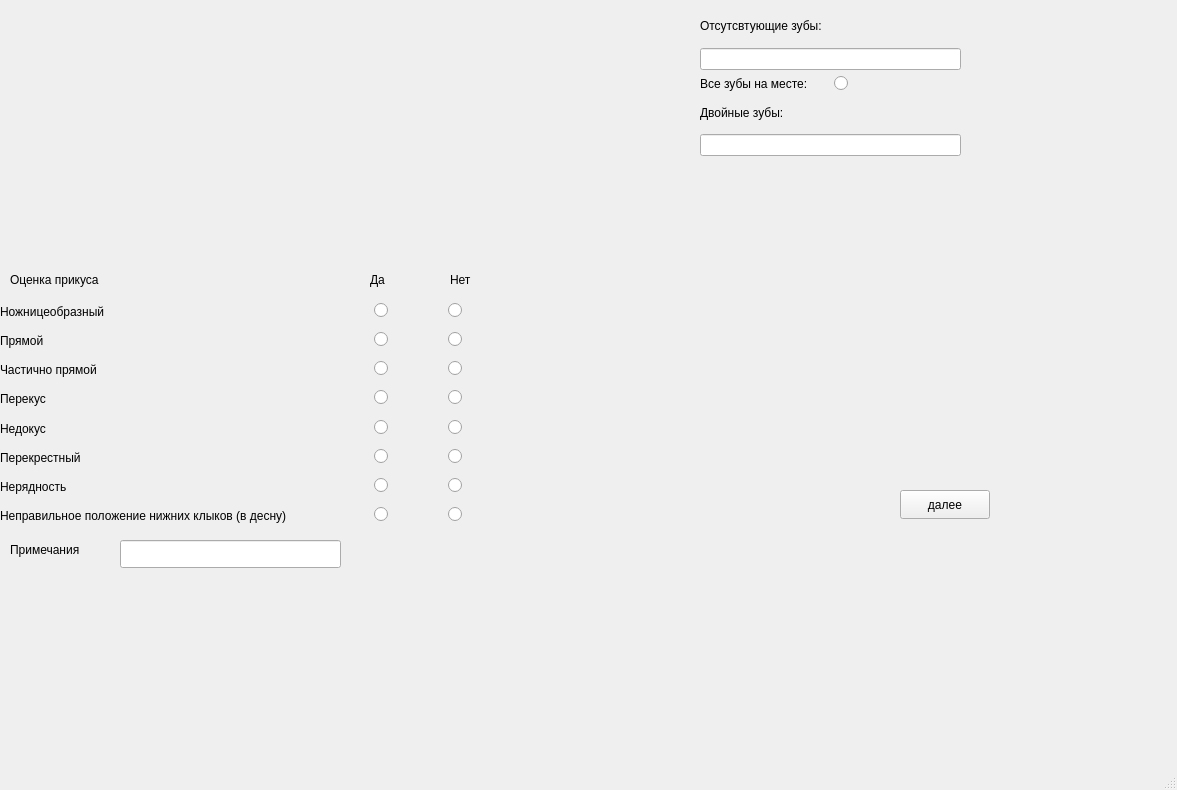
<?xml version="1.0" encoding="UTF-8"?>
<ui version="4.0">
 <class>fourthPage</class>
 <widget class="QMainWindow" name="fourthPage">
  <property name="geometry">
   <rect>
    <x>0</x>
    <y>0</y>
    <width>1177</width>
    <height>790</height>
   </rect>
  </property>
  <property name="windowTitle">
   <string>MainWindow</string>
  </property>
  <widget class="QWidget" name="widget">
   <widget class="QLabel" name="label">
    <property name="geometry">
     <rect>
      <x>10</x>
      <y>10</y>
      <width>681</width>
      <height>251</height>
     </rect>
    </property>
    <property name="text">
     <string/>
    </property>
    <property name="pixmap">
     <pixmap>file_editing/JawsPuc.jpg</pixmap>
    </property>
    <property name="scaledContents">
     <bool>true</bool>
    </property>
   </widget>
   <widget class="QLabel" name="label_13">
    <property name="geometry">
     <rect>
      <x>370</x>
      <y>270</y>
      <width>63</width>
      <height>20</height>
     </rect>
    </property>
    <property name="text">
     <string>Да</string>
    </property>
   </widget>
   <widget class="QLabel" name="label_14">
    <property name="geometry">
     <rect>
      <x>450</x>
      <y>270</y>
      <width>63</width>
      <height>20</height>
     </rect>
    </property>
    <property name="text">
     <string>Нет</string>
    </property>
   </widget>
   <widget class="QLabel" name="label_15">
    <property name="geometry">
     <rect>
      <x>10</x>
      <y>270</y>
      <width>131</width>
      <height>20</height>
     </rect>
    </property>
    <property name="text">
     <string>Оценка прикуса</string>
    </property>
   </widget>
   <widget class="QPushButton" name="pushButton">
    <property name="geometry">
     <rect>
      <x>900</x>
      <y>490</y>
      <width>90</width>
      <height>29</height>
     </rect>
    </property>
    <property name="text">
     <string>далее</string>
    </property>
   </widget>
   <widget class="QWidget" name="layoutWidget">
    <property name="geometry">
     <rect>
      <x>700</x>
      <y>10</y>
      <width>261</width>
      <height>146</height>
     </rect>
    </property>
    <layout class="QGridLayout" name="gridLayout_2">
     <item row="0" column="0">
      <widget class="QLabel" name="label_2">
       <property name="text">
        <string>Отсутсвтующие зубы:</string>
       </property>
      </widget>
     </item>
     <item row="1" column="0" colspan="2">
      <widget class="QLineEdit" name="lineEdit"/>
     </item>
     <item row="2" column="0">
      <widget class="QLabel" name="label_3">
       <property name="text">
        <string>Все зубы на месте:</string>
       </property>
      </widget>
     </item>
     <item row="2" column="1">
      <widget class="QRadioButton" name="radioButton">
       <property name="text">
        <string/>
       </property>
      </widget>
     </item>
     <item row="3" column="0" colspan="2">
      <widget class="QLabel" name="label_4">
       <property name="text">
        <string>Двойные зубы:</string>
       </property>
      </widget>
     </item>
     <item row="4" column="0" colspan="2">
      <widget class="QLineEdit" name="lineEdit_2"/>
     </item>
    </layout>
   </widget>
   <widget class="QWidget" name="layoutWidget">
    <property name="geometry">
     <rect>
      <x>0</x>
      <y>300</y>
      <width>741</width>
      <height>227</height>
     </rect>
    </property>
    <layout class="QVBoxLayout" name="verticalLayout">
     <item>
      <layout class="QHBoxLayout" name="horizontalLayout_11">
       <item>
        <widget class="QLabel" name="label_10">
         <property name="text">
          <string>Ножницеобразный</string>
         </property>
        </widget>
       </item>
       <item>
        <widget class="QWidget" name="widget_7" native="true">
         <widget class="QWidget" name="layoutWidget_10">
          <property name="geometry">
           <rect>
            <x>0</x>
            <y>0</y>
            <width>141</width>
            <height>21</height>
           </rect>
          </property>
          <layout class="QHBoxLayout" name="horizontalLayout_12">
           <item>
            <widget class="QRadioButton" name="radioButton_1">
             <property name="text">
              <string/>
             </property>
            </widget>
           </item>
           <item>
            <widget class="QRadioButton" name="radioButton_2">
             <property name="text">
              <string/>
             </property>
            </widget>
           </item>
          </layout>
         </widget>
        </widget>
       </item>
      </layout>
     </item>
     <item>
      <layout class="QHBoxLayout" name="horizontalLayout_15">
       <item>
        <widget class="QLabel" name="label_12">
         <property name="text">
          <string>Прямой </string>
         </property>
        </widget>
       </item>
       <item>
        <widget class="QWidget" name="widget_9" native="true">
         <widget class="QWidget" name="layoutWidget_14">
          <property name="geometry">
           <rect>
            <x>0</x>
            <y>0</y>
            <width>141</width>
            <height>21</height>
           </rect>
          </property>
          <layout class="QHBoxLayout" name="horizontalLayout_16">
           <item>
            <widget class="QRadioButton" name="radioButton_3">
             <property name="text">
              <string/>
             </property>
            </widget>
           </item>
           <item>
            <widget class="QRadioButton" name="radioButton_4">
             <property name="text">
              <string/>
             </property>
            </widget>
           </item>
          </layout>
         </widget>
        </widget>
       </item>
      </layout>
     </item>
     <item>
      <layout class="QHBoxLayout" name="horizontalLayout_13">
       <item>
        <widget class="QLabel" name="label_11">
         <property name="text">
          <string>Частично прямой </string>
         </property>
        </widget>
       </item>
       <item>
        <widget class="QWidget" name="widget_8" native="true">
         <widget class="QWidget" name="layoutWidget_12">
          <property name="geometry">
           <rect>
            <x>0</x>
            <y>0</y>
            <width>141</width>
            <height>21</height>
           </rect>
          </property>
          <layout class="QHBoxLayout" name="horizontalLayout_14">
           <item>
            <widget class="QRadioButton" name="radioButton_5">
             <property name="text">
              <string/>
             </property>
            </widget>
           </item>
           <item>
            <widget class="QRadioButton" name="radioButton_6">
             <property name="text">
              <string/>
             </property>
            </widget>
           </item>
          </layout>
         </widget>
        </widget>
       </item>
      </layout>
     </item>
     <item>
      <layout class="QHBoxLayout" name="horizontalLayout_3">
       <item>
        <widget class="QLabel" name="label_6">
         <property name="text">
          <string>Перекус </string>
         </property>
        </widget>
       </item>
       <item>
        <widget class="QWidget" name="widget_3" native="true">
         <widget class="QWidget" name="layoutWidget_2">
          <property name="geometry">
           <rect>
            <x>0</x>
            <y>0</y>
            <width>141</width>
            <height>21</height>
           </rect>
          </property>
          <layout class="QHBoxLayout" name="horizontalLayout_4">
           <item>
            <widget class="QRadioButton" name="radioButton_7">
             <property name="text">
              <string/>
             </property>
            </widget>
           </item>
           <item>
            <widget class="QRadioButton" name="radioButton_8">
             <property name="text">
              <string/>
             </property>
            </widget>
           </item>
          </layout>
         </widget>
        </widget>
       </item>
      </layout>
     </item>
     <item>
      <layout class="QHBoxLayout" name="horizontalLayout_9">
       <item>
        <widget class="QLabel" name="label_9">
         <property name="text">
          <string>Недокус </string>
         </property>
        </widget>
       </item>
       <item>
        <widget class="QWidget" name="widget_6" native="true">
         <widget class="QWidget" name="layoutWidget_8">
          <property name="geometry">
           <rect>
            <x>0</x>
            <y>0</y>
            <width>141</width>
            <height>21</height>
           </rect>
          </property>
          <layout class="QHBoxLayout" name="horizontalLayout_10">
           <item>
            <widget class="QRadioButton" name="radioButton_9">
             <property name="text">
              <string/>
             </property>
            </widget>
           </item>
           <item>
            <widget class="QRadioButton" name="radioButton_10">
             <property name="text">
              <string/>
             </property>
            </widget>
           </item>
          </layout>
         </widget>
        </widget>
       </item>
      </layout>
     </item>
     <item>
      <layout class="QHBoxLayout" name="horizontalLayout_5">
       <item>
        <widget class="QLabel" name="label_7">
         <property name="text">
          <string>Перекрестный </string>
         </property>
        </widget>
       </item>
       <item>
        <widget class="QWidget" name="widget_4" native="true">
         <widget class="QWidget" name="layoutWidget_4">
          <property name="geometry">
           <rect>
            <x>0</x>
            <y>0</y>
            <width>141</width>
            <height>21</height>
           </rect>
          </property>
          <layout class="QHBoxLayout" name="horizontalLayout_6">
           <item>
            <widget class="QRadioButton" name="radioButton_11">
             <property name="text">
              <string/>
             </property>
            </widget>
           </item>
           <item>
            <widget class="QRadioButton" name="radioButton_12">
             <property name="text">
              <string/>
             </property>
            </widget>
           </item>
          </layout>
         </widget>
        </widget>
       </item>
      </layout>
     </item>
     <item>
      <layout class="QHBoxLayout" name="horizontalLayout_7">
       <item>
        <widget class="QLabel" name="label_8">
         <property name="text">
          <string>Нерядность </string>
         </property>
        </widget>
       </item>
       <item>
        <widget class="QWidget" name="widget_5" native="true">
         <widget class="QWidget" name="layoutWidget_6">
          <property name="geometry">
           <rect>
            <x>0</x>
            <y>0</y>
            <width>141</width>
            <height>21</height>
           </rect>
          </property>
          <layout class="QHBoxLayout" name="horizontalLayout_8">
           <item>
            <widget class="QRadioButton" name="radioButton_13">
             <property name="text">
              <string/>
             </property>
            </widget>
           </item>
           <item>
            <widget class="QRadioButton" name="radioButton_14">
             <property name="text">
              <string/>
             </property>
            </widget>
           </item>
          </layout>
         </widget>
        </widget>
       </item>
      </layout>
     </item>
     <item>
      <layout class="QHBoxLayout" name="horizontalLayout_2">
       <item>
        <widget class="QLabel" name="label_5">
         <property name="text">
          <string>Неправильное положение нижних клыков (в десну)</string>
         </property>
        </widget>
       </item>
       <item>
        <widget class="QWidget" name="widget_2" native="true">
         <widget class="QWidget" name="layoutWidget">
          <property name="geometry">
           <rect>
            <x>0</x>
            <y>0</y>
            <width>141</width>
            <height>21</height>
           </rect>
          </property>
          <layout class="QHBoxLayout" name="horizontalLayout">
           <item>
            <widget class="QRadioButton" name="radioButton_16">
             <property name="text">
              <string/>
             </property>
            </widget>
           </item>
           <item>
            <widget class="QRadioButton" name="radioButton_15">
             <property name="text">
              <string/>
             </property>
            </widget>
           </item>
          </layout>
         </widget>
        </widget>
       </item>
      </layout>
     </item>
    </layout>
   </widget>
   <widget class="QLineEdit" name="lineEdit_3">
    <property name="geometry">
     <rect>
      <x>120</x>
      <y>540</y>
      <width>221</width>
      <height>28</height>
     </rect>
    </property>
   </widget>
   <widget class="QLabel" name="label_16">
    <property name="geometry">
     <rect>
      <x>10</x>
      <y>540</y>
      <width>101</width>
      <height>20</height>
     </rect>
    </property>
    <property name="text">
     <string>Примечания</string>
    </property>
   </widget>
  </widget>
  <widget class="QMenuBar" name="menubar">
   <property name="geometry">
    <rect>
     <x>0</x>
     <y>0</y>
     <width>1177</width>
     <height>25</height>
    </rect>
   </property>
  </widget>
  <widget class="QStatusBar" name="statusbar"/>
 </widget>
 <resources/>
 <connections/>
</ui>
